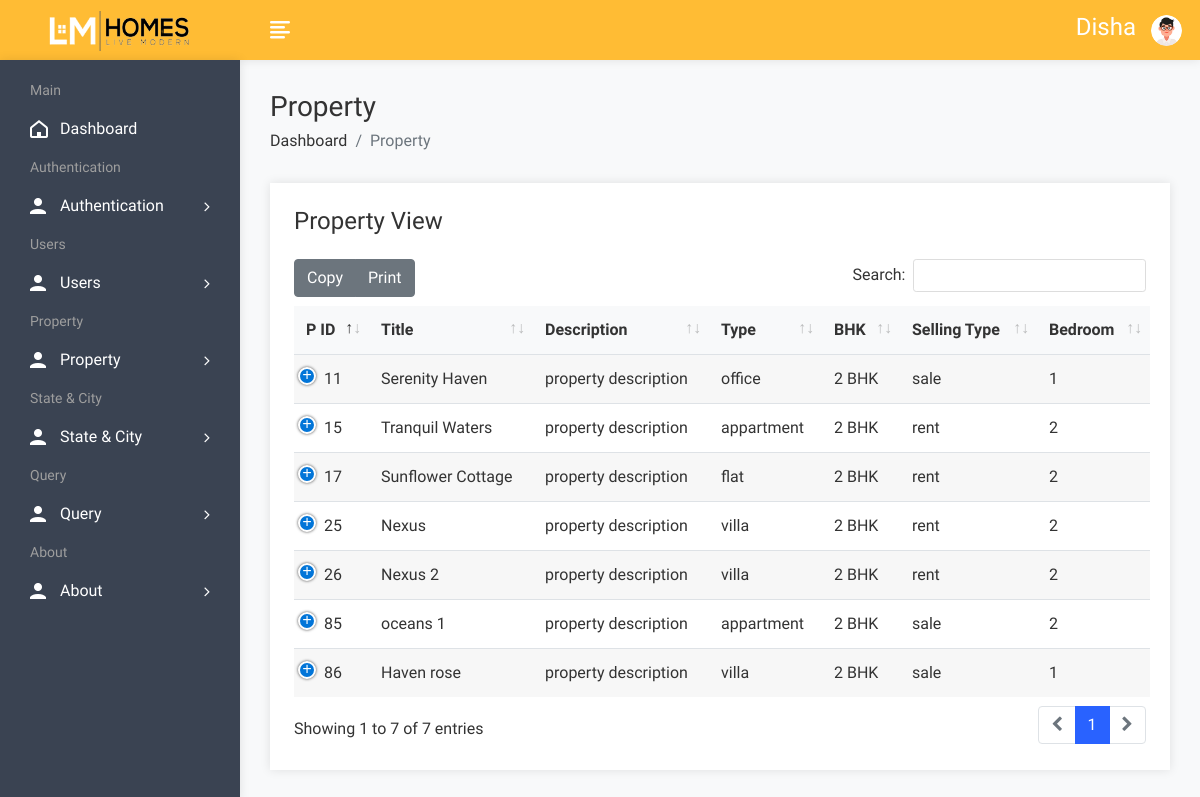
Screenshot of /admin/propertyview.php (signed in) with the database file from the repository.
### tables this page shows
CREATE TABLE `property` (
  `pid` int(50) NOT NULL,
  `title` varchar(200) NOT NULL,
  `pcontent` longtext NOT NULL,
  `type` varchar(100) NOT NULL,
  `bhk` varchar(50) NOT NULL,
  `stype` varchar(100) NOT NULL,
  `bedroom` int(50) NOT NULL,
  `bathroom` int(50) NOT NULL,
  `balcony` int(50) NOT NULL,
  `kitchen` int(50) NOT NULL,
  `hall` int(50) NOT NULL,
  `floor` varchar(50) NOT NULL,
  `size` int(50) NOT NULL,
  `price` int(50) NOT NULL,
  `location` varchar(200) NOT NULL,
  `city` varchar(100) NOT NULL,
  `state` varchar(100) NOT NULL,
  `feature` longtext NOT NULL,
  `pimage` varchar(300) NOT NULL,
  `pimage1` varchar(300) NOT NULL,
  `pimage2` varchar(300) NOT NULL,
  `pimage3` varchar(300) NOT NULL,
  `pimage4` varchar(300) NOT NULL,
  `uid` int(50) NOT NULL,
  `status` varchar(50) NOT NULL,
  `mapimage` varchar(300) NOT NULL,
  `topmapimage` varchar(300) NOT NULL,
  `groundmapimage` varchar(300) NOT NULL,
  `totalfloor` varchar(50) NOT NULL,
  `date` datetime NOT NULL DEFAULT current_timestamp()
);

### admin/propertyview.php (the view, shortened to what this page needs)
<!DOCTYPE html>
<html lang="en">
<head>
        <link rel="stylesheet" href="assets/css/bootstrap.min.css">
        <link rel="stylesheet" href="assets/css/font-awesome.min.css">
        <link rel="stylesheet" href="assets/css/feathericon.min.css">
		<link rel="stylesheet" href="assets/plugins/datatables/dataTables.bootstrap4.min.css">
		<link rel="stylesheet" href="assets/plugins/datatables/responsive.bootstrap4.min.css">
		<link rel="stylesheet" href="assets/plugins/datatables/select.bootstrap4.min.css">
		<link rel="stylesheet" href="assets/plugins/datatables/buttons.bootstrap4.min.css">
        <link rel="stylesheet" href="assets/css/style.css">
    </head>
    <body>
				<?php include("header.php"); ?>
            <div class="page-wrapper">
                <div class="content container-fluid">
					<div class="page-header">
						<div class="row">
							<div class="col">
								<h3 class="page-title">Property</h3>
								<ul class="breadcrumb">
									<li class="breadcrumb-item"><a href="dashboard.php">Dashboard</a></li>
									<li class="breadcrumb-item active">Property</li>
								</ul>
							</div>
						</div>
					</div>
					<div class="row">
                            <div class="col-12">
                                <div class="card">
                                    <div class="card-body">
                                        <h4 class="header-title mt-0 mb-4">Property View</h4>
                                        <table id="datatable-buttons" class="table table-striped dt-responsive nowrap">
                                            <thead>
                                                <tr>
                                                    <th>P ID</th>
                                                    <th>Title</th>
                                                    <th>Description</th>
                                                    <th>Type</th>
                                                    <th>BHK</th>
                                                    <th>Selling Type</th>
													<th>Bedroom</th>
                                                </tr>
                                            </thead>
                                            <tbody>
												<?php
													$query=mysqli_query($con,"select * from property");
													while($row=mysqli_fetch_row($query))
													{
												?>
                                                <tr>
                                                    <td><?php echo $row['0']; ?></td>
                                                    <td><?php echo $row['1']; ?></td>
                                                    <td><?php echo "property description"; ?></td>
                                                    <td><?php echo $row['3']; ?></td>
                                                    <td><?php echo $row['4']; ?></td>
                                                    <td><?php echo $row['5']; ?></td>
                                                    <td><?php echo $row['6']; ?></td>
                                                </tr>
                                               <?php
												}
												?>
                                            </tbody>
                                        </table>
                                    </div>
                                </div>
                            </div>
                        </div>
				</div>
			</div>
    </body>
</html>

### admin/header.php (shortened to what this page needs)
<div class="header">
              <div class="header-left">
                  <a href="dashboard.php" class="logo">
				<img src="assets/img/logo.png" alt="Logo">
			</a>
              </div>
		<a href="javascript:void(0);" id="toggle_btn">
			<i class="fe fe-text-align-left"></i>
		</a>
		<ul class="nav user-menu">
			<h4 style="color:white;margin-top:13px;text-transform:capitalize;"><?php echo $_SESSION['auser'];?></h4>
			<li class="nav-item dropdown app-dropdown">
				<a href="#" class="dropdown-toggle nav-link" data-toggle="dropdown">
					<span class="user-img"><img class="rounded-circle" src="assets/img/profiles/avatar-01.png" width="31" alt="Ryan Taylor"></span>
				</a>
			</li>
		</ul>
          </div>
          <div class="sidebar" id="sidebar">
              <div class="sidebar-inner slimscroll">
			<div id="sidebar-menu" class="sidebar-menu">
				<ul>
					<li class="menu-title">
						<span>Main</span>
					</li>
					<li>
						<a href="dashboard.php"><i class="fe fe-home"></i> <span>Dashboard</span></a>
					</li>
					<li class="menu-title">
						<span>Authentication</span>
					</li>
					<li class="submenu">
						<a href="#"><i class="fe fe-user"></i> <span> Authentication </span> <span class="menu-arrow"></span></a>
					</li>
					<li class="menu-title">
						<span>Users</span>
					</li>
					<li class="submenu">
						<a href="#"><i class="fe fe-user"></i> <span> Users </span> <span class="menu-arrow"></span></a>
					</li>
					<li class="menu-title">
						<span>Property</span>
					</li>
					<li class="submenu">
						<a href="#"><i class="fe fe-user"></i> <span> Property</span> <span class="menu-arrow"></span></a>
					</li>
					<li class="menu-title">
						<span>State & City</span>
					</li>
					<li class="submenu">
						<a href="#"><i class="fe fe-user"></i> <span>State & City</span> <span class="menu-arrow"></span></a>
					</li>
					<li class="menu-title">
						<span>Query</span>
					</li>
					<li class="submenu">
						<a href="#"><i class="fe fe-user"></i> <span> Query </span> <span class="menu-arrow"></span></a>
					</li>
					<li class="menu-title">
						<span>About</span>
					</li>
					<li class="submenu">
						<a href="#"><i class="fe fe-user"></i> <span> About </span> <span class="menu-arrow"></span></a>
					</li>
				</ul>
			</div>
              </div>
          </div>

### rows the page displays
property: pid "11", title "Serenity Haven", type "office", bhk "2 BHK", stype "sale", bedroom "1"
property: pid "15", title "Tranquil Waters", type "appartment", bhk "2 BHK", stype "rent", bedroom "2"
property: pid "17", title "Sunflower Cottage", type "flat", bhk "2 BHK", stype "rent", bedroom "2"
property: pid "25", title "Nexus", type "villa", bhk "2 BHK", stype "rent", bedroom "2"
property: pid "26", title "Nexus 2", type "villa", bhk "2 BHK", stype "rent", bedroom "2"
property: pid "85", title "oceans 1", type "appartment", bhk "2 BHK", stype "sale", bedroom "2"
property: pid "86", title "Haven rose", type "villa", bhk "2 BHK", stype "sale", bedroom "1"

### other values shown
$_SESSION['auser'] "Disha"
